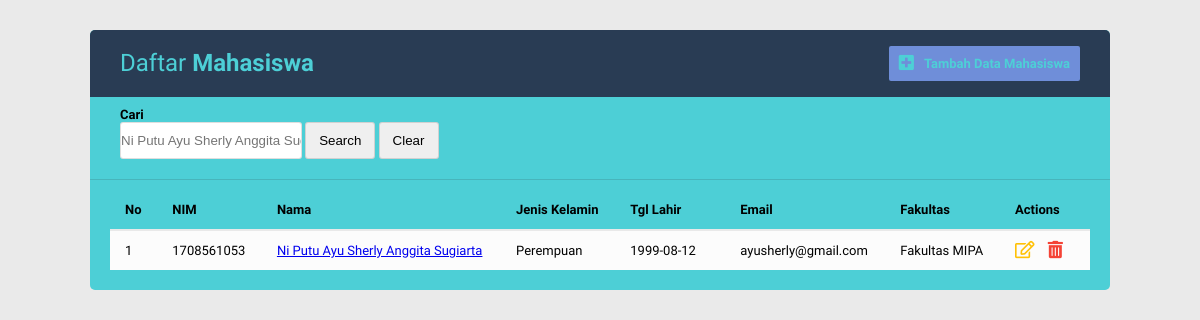
The page /index.php?aw=Ni Putu Ayu Sherly Anggita Sugiarta  on the database its author committed.
### tables this page shows
CREATE TABLE `mahasiswa` (
  `idmahasiswa` int(11) NOT NULL,
  `nim` varchar(10) NOT NULL,
  `nama` varchar(50) NOT NULL,
  `jenisKelamin` enum('Laki-laki','Perempuan') NOT NULL,
  `tempatLahir` varchar(20) NOT NULL,
  `tglLahir` date NOT NULL,
  `alamat` text NOT NULL,
  `email` varchar(50) NOT NULL,
  `fakultas` enum('Fakultas Ilmu Budaya','Fakultas Kedokteran','Fakultas Hukum','Fakultas Teknik','Fakultas Pertanian','Fakultas Ekonomi dan Bisnis','Fakultas Peternakan','Fakultas MIPA','Fakultas Kedokteran Hewan','Fakultas Teknologi Pertanian','Fakultas Ilmu Sosial dan Ilmu Politik','Fakultas Kelautan dan Perikanan','Fakultas Pariwisata') NOT NULL
);

### function.php (called while the page is built, shortened)
<?php
$conn = mysqli_connect("localhost", "root", "", "mahasiswa");
function query($query)
{
	global $conn;
	$result = mysqli_query($conn, $query);
	$rows = [];
	while ($row = mysqli_fetch_assoc($result)) {
		$rows[] = $row;
	}
	return $rows;
}

### index.php (the view, shortened to what this page needs)
<?php
require 'function.php';
if (isset($_GET["aw"])) {
    $key = $_GET["aw"];
    $mahasiswa = query("SELECT * FROM mahasiswa WHERE nama LIKE '%$key%' OR nim LIKE '%$key%' OR email LIKE '%$key%' OR fakultas LIKE '%$key%' ORDER BY nim");
} else {
    $mahasiswa = query("SELECT * FROM mahasiswa ORDER BY nim");
}
?>
<!DOCTYPE html>
<html lang="en">
<head>
    <link rel="stylesheet" href="style/style.css">
    <link rel="stylesheet" href="https://use.fontawesome.com/releases/v5.8.1/css/all.css">
</head>
<body>
    <div class="container">
        <div class="table-wrapper">
            <div class="table-title cf">
                <div class="title-row">
                    <h2>Daftar <b>Mahasiswa<b></h2>
                </div>
                <div class="btn-row">
                    <a class="btn-add bg-green" href="add.php"><i class="fas fa-plus-square fa-lg"></i>Tambah Data Mahasiswa</a>
                </div>
            </div>
            <div class="search-wrapper">
                <div class="field">
                    <form action="" method="get">
                        <label for="cari" style="display:block;">Cari</label>
                        <input type="text" name="aw" placeholder="<?php if (isset($_GET["aw"])) echo $_GET["aw"]; ?>">
                        <input class="btn-search" type="submit" value="Search" name="search">
                        <input class="btn-reset" type="submit" value="Clear" name="reset">
                    </form>
                </div>
            </div>
            <div class="table-data">
                <table class="table table-striped table-hover">
                    <thead>
                        <tr>
                            <th>No</th>
                            <th>NIM</th>
                            <th>Nama</th>
                            <th>Jenis Kelamin</th>
                            <th>Tgl Lahir</th>
                            <th>Email</th>
                            <th>Fakultas</th>
                            <th>Actions</th>
                        </tr>
                    </thead>
                    <tbody>
                        <?php $i = 1;
                        foreach ($mahasiswa as $row) :
                        ?>
                            <tr>
                                <td><?= $i ?></td>
                                <td><?= $row["nim"] ?></td>
                                <td><a href="detail.php?id=<?= $row["idmahasiswa"] ?>"><?= $row["nama"] ?></a></td>
                                <td><?= $row["jenisKelamin"] ?></td>
                                <td><?= $row["tglLahir"] ?></td>
                                <td><?= $row["email"] ?></td>
                                <td><?= $row["fakultas"] ?></td>
                                <td>
                                    <a href="update.php?id=<?= $row["idmahasiswa"] ?>" class="edit"><i class="far fa-edit fa-lg"></i></a>
                                    <a href="delete.php?id=<?= $row["idmahasiswa"] ?>" onclick="return confirm('Hapus Data?');" class="delete"><i class="fas fa-trash-alt fa-lg"></i></a>
                                </td>
                            </tr>
                        <?php $i++;
                        endforeach;
                        ?>
                    </tbody>
                </table>
            </div>
        </div>
    </div>
</body>
</html>

### style/style.css (style rules this page uses)
.cf:before, .cf:after { content: " "; display: table; }
.cf:after { clear: both; }
.cf { *zoom: 1; }
* { margin: 0px; padding: 0px; }
body { background-color: #eaeaea; font-family: 'Varela Round', sans-serif; font-size: 13px; }
.bg-green { background-color: #6f8ed9 !important; }
.container { background-color: #4dcfd6; width: 85%; margin: 30px auto; border-radius: 5px; }
.table-wrapper { margin-bottom: 10px; }
.table-title { padding: 16px 30px; background-color: #293c54; color: #4dcfd6; line-height: 35px; border-top-left-radius: 5px; border-top-right-radius: 5px; }
.title-row { width: 50%; float: left; font-weight: normal; }
.title-row h2 { font-size: 24px; font-weight: normal; }
.btn-row { width: 50%; float: left; }
.btn-row .btn-add { border-radius: 2px; float: right; color: #4dcfd6; border: none; padding: 0 10px; }
.btn-row a { text-decoration: none; color: inherit; }
.btn-row i { margin-right: 10px; }
.search-wrapper { padding: 10px 30px; border-bottom: 0.5px solid rgba(34,36,38,.15); }
.search-wrapper input { width: 180px !important; }
.search-wrapper .field .btn-search { width: 70px !important; }
.search-wrapper .field .btn-reset { width: 60px !important; }
.table-data { padding: 10px 20px 20px 20px; }
table { border-collapse: collapse; width: 100%; }
table.table { margin: 0 auto; }
table.table td a.edit { color: #FFC107; margin-right: 10px; }
table.table td a.delete { color: #F44336; }
table.table thead tr th { text-align: left; border-top: none !important; border-bottom: 2px solid #e9e9e9;; }
.table-data tbody { font-weight: normal; }
table.table tr th, table.table tr td { border-top: 1px solid; border-color: #e9e9e9; padding: 12px 15px; vertical-align: middle; }
table.table tr th:last-child { width: 60px; }
table.table tr th:nth-child(5) { width: 80px; }
table.table-striped tbody tr:nth-of-type(odd) { background-color: #fcfcfc; }
.field { margin-bottom: 10px; }
.field input { padding: 10px 0; border: 0.5px solid rgba(34,36,38,.15); border-radius: 3px; width: 100%; }

### rows shown on the page
mahasiswa: nim "1708561053", nama "Ni Putu Ayu Sherly Anggita Sugiarta", jenisKelamin "Perempuan", tglLahir "1999-08-12", email "ayusherly@gmail.com", fakultas "Fakultas MIPA"
